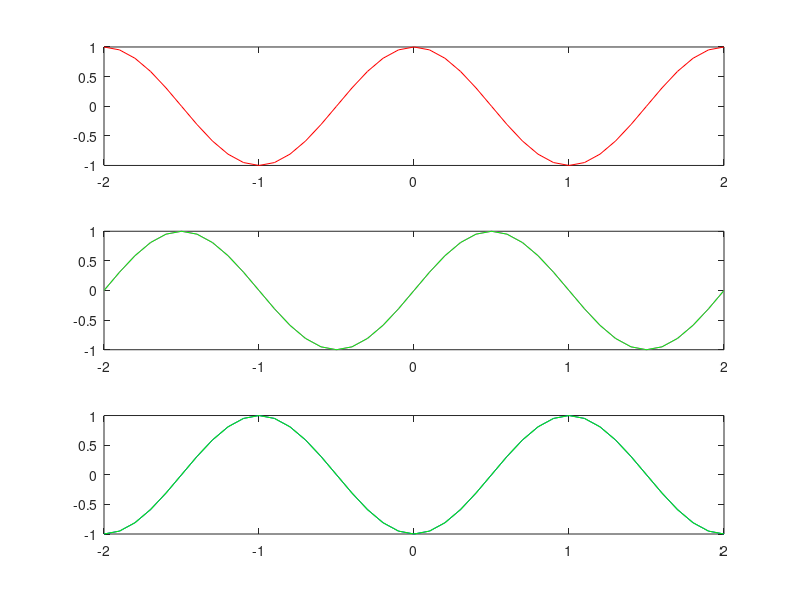

This chart was generated by the following MATLAB code:
f = 0.5;
phi = 0;
t = -2:1/(20*f):2;
x1 = cos(2*pi*f*t + phi);

phi1 = -pi/2;
phi2 = pi;

x2 = cos(2*pi*f*t + phi1);
x3 = cos(2*pi*f*t + phi2);

subplot(311);
plot(t,x1,'r');

subplot(312);
plot(t,x2,'m');
subplot(313);
plot(t,x3,'b');



x4 = sin(2*pi*f*t );
x5 = -1*cos(2*pi*f*t);



subplot(312);
hold on
plot(t,x4,'g');
subplot(313);
hold on
plot(t,x5,'g');








